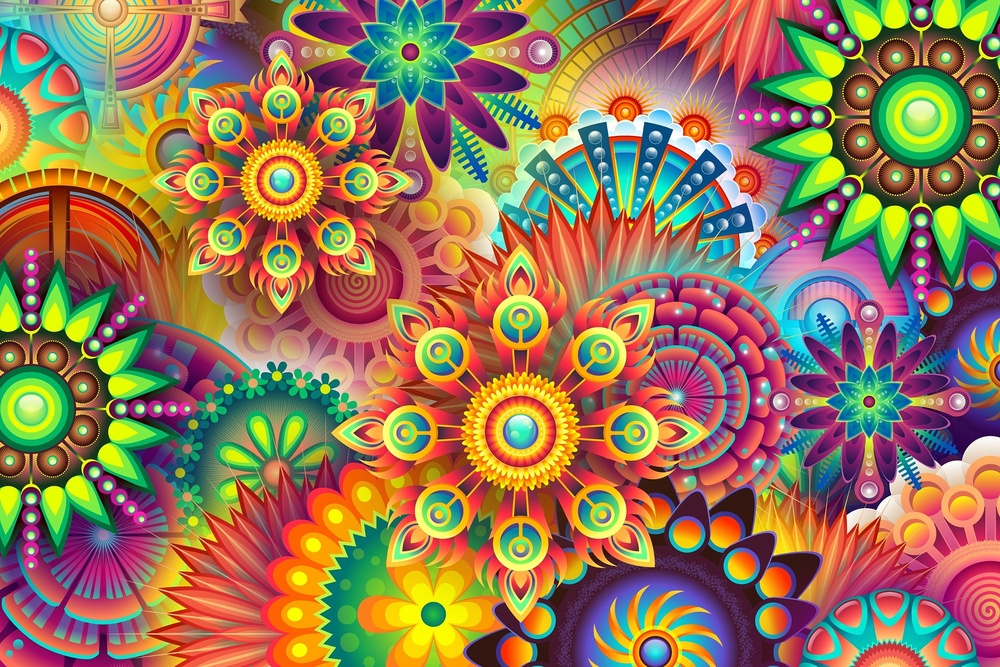
#> input picture image.jpg, 1000 x 667 px, shrunk from 1920 x 1280 before the run
$ python plothistogram.py
#> lines starting #> are read from the running program, lines starting #| are printed output that depends on the picture
import cv2
import numpy as np
import matplotlib.pyplot as plt

# read image
img=cv2.imread("image.jpg",1)
#> img is the input picture: shape (667, 1000, 3); mean B, G, R 86.1, 119.1, 150.8

# split image into 3 channels
img_rgb = cv2.cvtColor(img, cv2.COLOR_BGR2RGB)

# copy image
B = img.copy()
G = img.copy()
R = img.copy()

# extract red channel, green channel and blue channel
B[:,:,1] = B[:,:,2] = 0
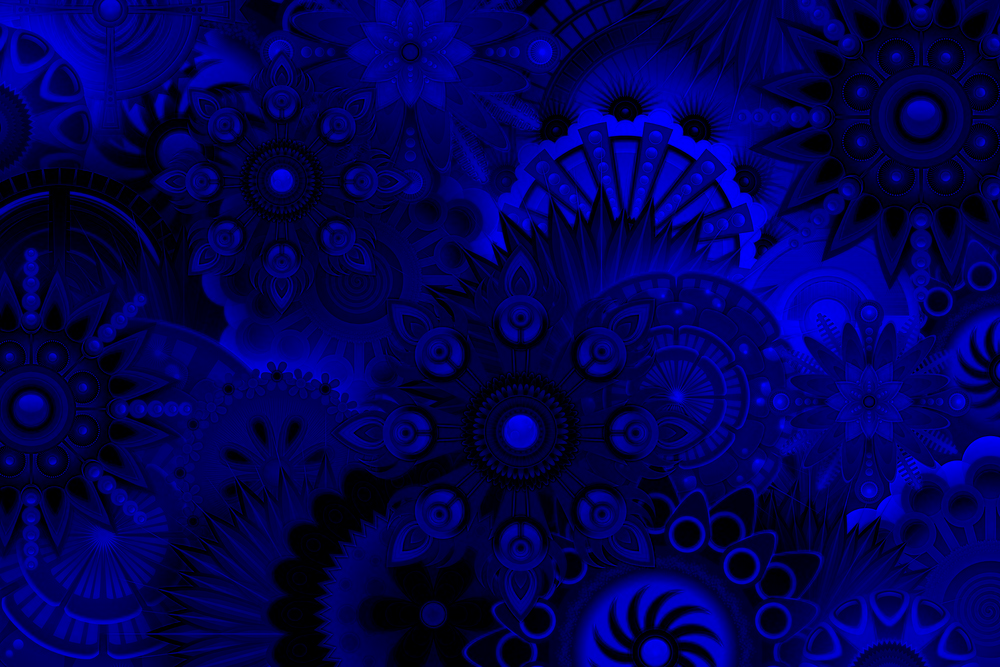
#> B: shape (667, 1000, 3); mean B, G, R 86.1, 0, 0
G[:,:,0] = G[:,:,2] = 0
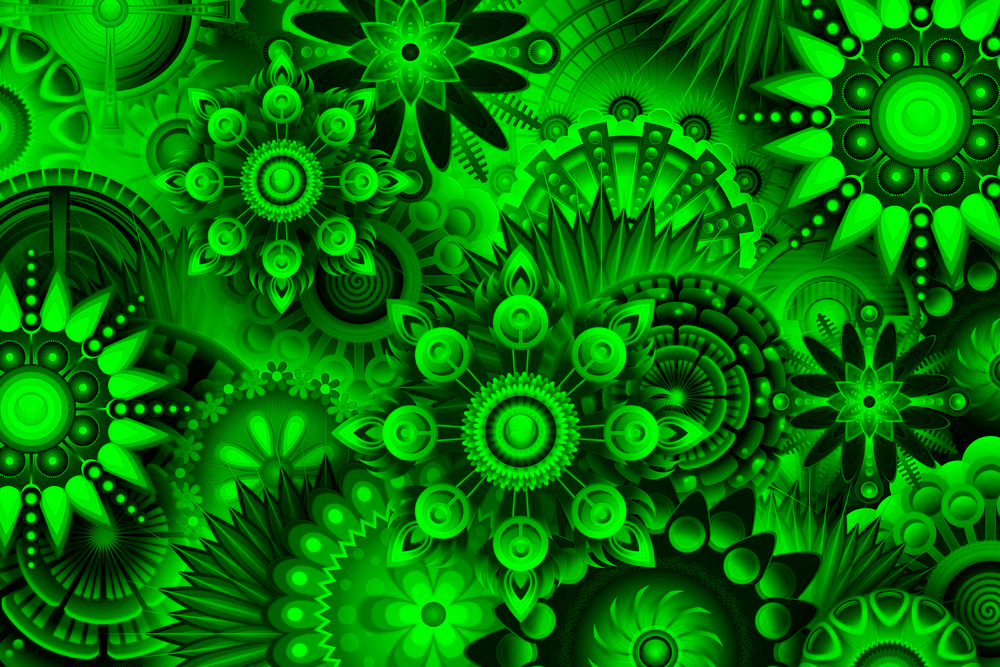
#> G: shape (667, 1000, 3); mean B, G, R 0, 119.1, 0
R[:,:,0] = R[:,:,1] = 0
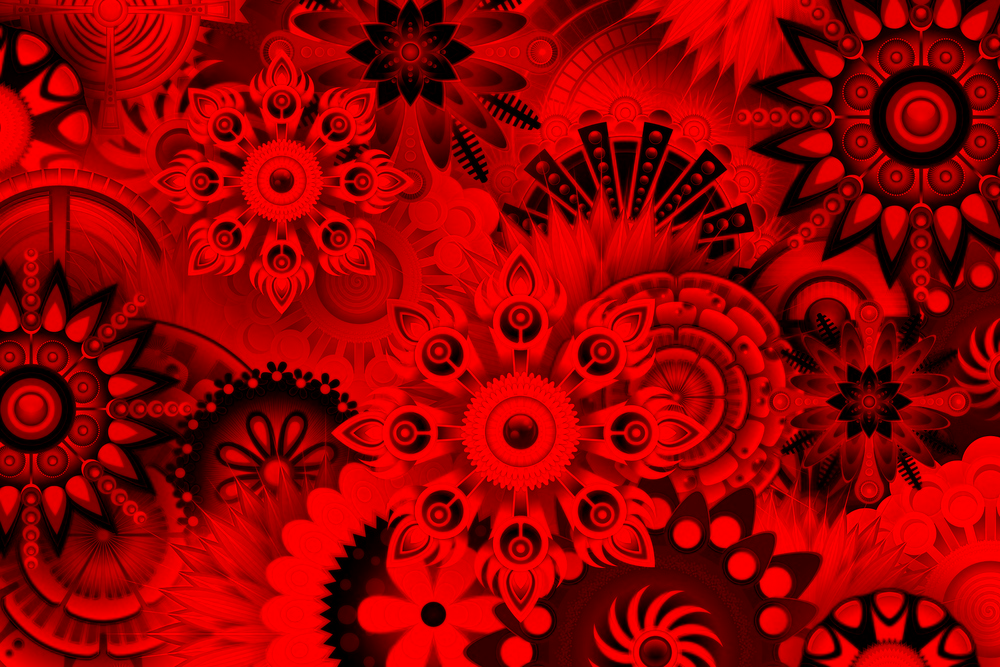
#> R: shape (667, 1000, 3); mean B, G, R 0, 0, 150.8

# save red, green and blue channels as separate images
cv2.imwrite('R.png', R)
cv2.imwrite('G.png', G)
cv2.imwrite('B.png', B)


# convert images to grayscale
R_gray = cv2.imread('R.png',0)
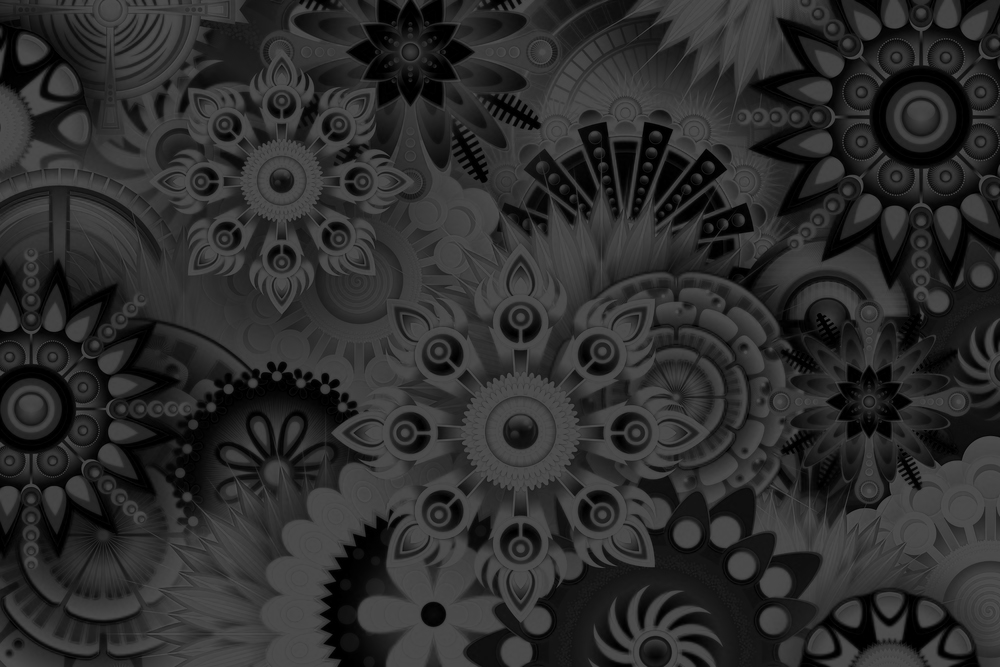
#> R_gray: shape (667, 1000); min 0, max 76, mean 44.6
G_gray = cv2.imread('G.png',0)
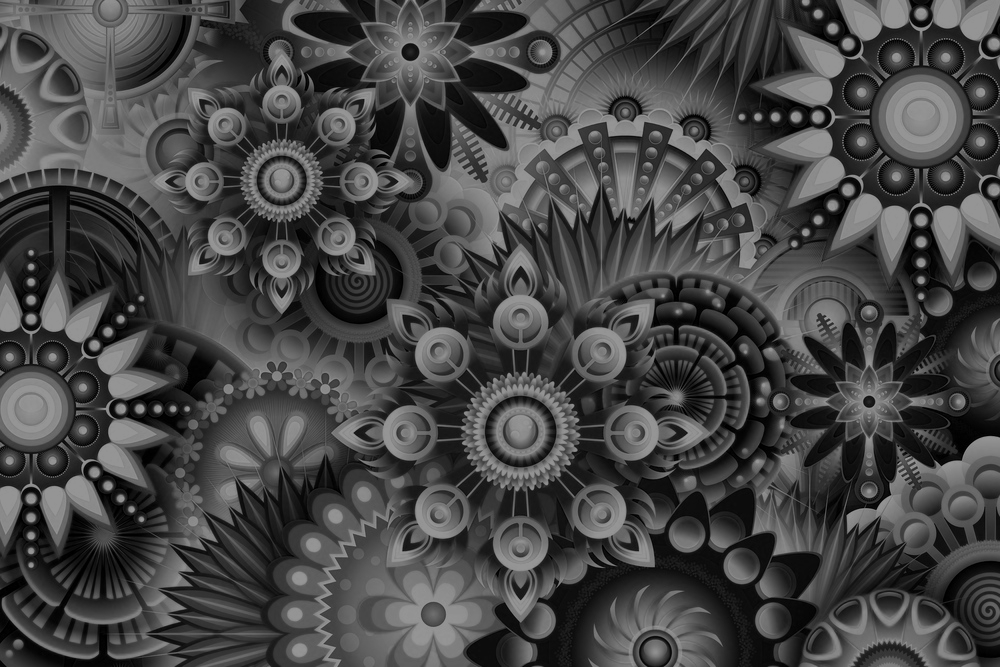
#> G_gray: shape (667, 1000); min 0, max 149, mean 69.4
B_gray = cv2.imread('B.png',0)
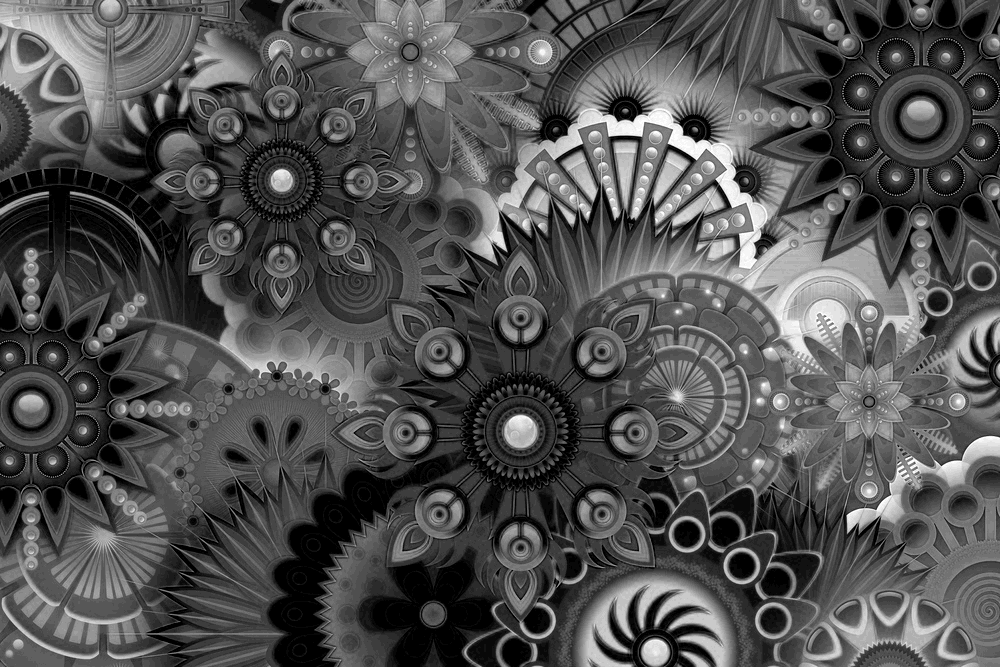
#> B_gray: shape (667, 1000); min 0, max 29, mean 9.3; drawn with min black and max white

# create histogram for each channel
hist_R,bins_R = np.histogram(R_gray.ravel(),256,[0,256])
#> hist_R = 256 values, max 25893 at index 76, min 0 at index 77, mean 2605.5; bins_R = 257 values from 0 to 256
hist_G,bins_G = np.histogram(G_gray.ravel(),256,[0,256])
#> hist_G = 256 values, max 12566 at index 149, min 0 at index 150, mean 2605.5; bins_G = 257 values from 0 to 256
hist_B,bins_B = np.histogram(B_gray.ravel(),256,[0,256])
#> hist_B = 256 values, max 62085 at index 7, min 0 at index 30, mean 2605.5; bins_B = 257 values from 0 to 256

print(hist_R.sum())
#| 667000
print(hist_G.sum())
#| 667000
print(hist_B.sum())
#| 667000

# plot histogram for each channel
plt.title("Histogram of B channel")
plt.bar(range(256), hist_R, color = "red")
plt.bar(range(256), hist_G, color = "Green")
plt.bar(range(256), hist_B, color = "Blue")
plt.show()
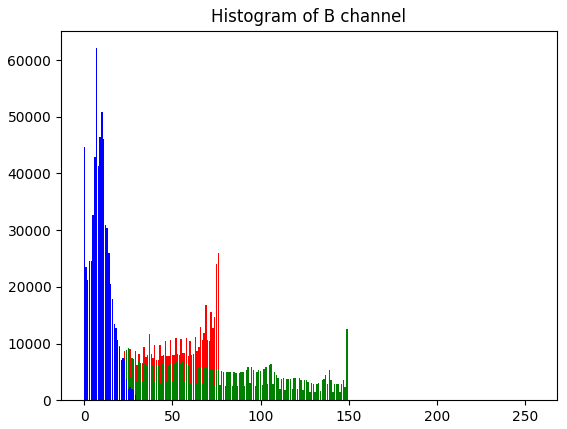
#> figure drawn by matplotlib, 1 panel; tallest bar 25893 high, from x = 75.6 to 76.4; tallest bar 12566 high, from x = 148.6 to 149.4; tallest bar 62085 high, from x = 6.6 to 7.4
